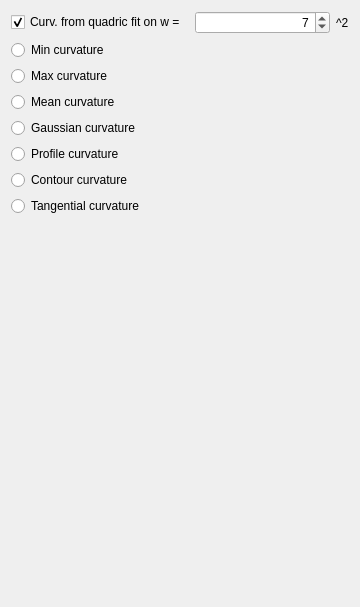
          <widget class="QWidget" name="pageCurvatures">
           <property name="geometry">
            <rect>
             <x>0</x>
             <y>0</y>
             <width>360</width>
             <height>607</height>
            </rect>
           </property>
           <attribute name="label">
            <string>Local: curvatures</string>
           </attribute>
           <layout class="QVBoxLayout" name="verticalLayout_6">
            <item>
             <layout class="QHBoxLayout" name="horizontalLayout_9">
              <item>
               <widget class="QCheckBox" name="dem_curv_fromQuadrics">
                <property name="text">
                 <string>Curv. from quadric fit on w = </string>
                </property>
                <property name="checked">
                 <bool>true</bool>
                </property>
               </widget>
              </item>
              <item>
               <widget class="QSpinBox" name="dem_curv_fromQuadrics_w">
                <property name="alignment">
                 <set>Qt::AlignmentFlag::AlignRight|Qt::AlignmentFlag::AlignTrailing|Qt::AlignmentFlag::AlignVCenter</set>
                </property>
                <property name="suffix">
                 <string/>
                </property>
                <property name="minimum">
                 <number>3</number>
                </property>
                <property name="maximum">
                 <number>1001</number>
                </property>
                <property name="singleStep">
                 <number>2</number>
                </property>
                <property name="value">
                 <number>7</number>
                </property>
               </widget>
              </item>
              <item>
               <widget class="QLabel" name="label_14">
                <property name="sizePolicy">
                 <sizepolicy hsizetype="Fixed" vsizetype="Preferred">
                  <horstretch>0</horstretch>
                  <verstretch>0</verstretch>
                 </sizepolicy>
                </property>
                <property name="text">
                 <string>^2</string>
                </property>
               </widget>
              </item>
             </layout>
            </item>
            <item>
             <widget class="QRadioButton" name="dem_curvMin">
              <property name="text">
               <string>Min curvature</string>
              </property>
             </widget>
            </item>
            <item>
             <widget class="QRadioButton" name="dem_curvMax">
              <property name="text">
               <string>Max curvature</string>
              </property>
             </widget>
            </item>
            <item>
             <widget class="QRadioButton" name="dem_curvMean">
              <property name="text">
               <string>Mean curvature</string>
              </property>
             </widget>
            </item>
            <item>
             <widget class="QRadioButton" name="dem_curvGaussian">
              <property name="text">
               <string>Gaussian curvature</string>
              </property>
             </widget>
            </item>
            <item>
             <widget class="QRadioButton" name="dem_curvProfile">
              <property name="text">
               <string>Profile curvature</string>
              </property>
             </widget>
            </item>
            <item>
             <widget class="QRadioButton" name="dem_curvContour">
              <property name="text">
               <string>Contour curvature</string>
              </property>
             </widget>
            </item>
            <item>
             <widget class="QRadioButton" name="dem_curvTangent">
              <property name="text">
               <string>Tangential curvature</string>
              </property>
             </widget>
            </item>
            <item>
             <spacer name="verticalSpacer_7">
              <property name="orientation">
               <enum>Qt::Orientation::Vertical</enum>
              </property>
              <property name="sizeHint" stdset="0">
               <size>
                <width>20</width>
                <height>40</height>
               </size>
              </property>
             </spacer>
            </item>
           </layout>
          </widget>
